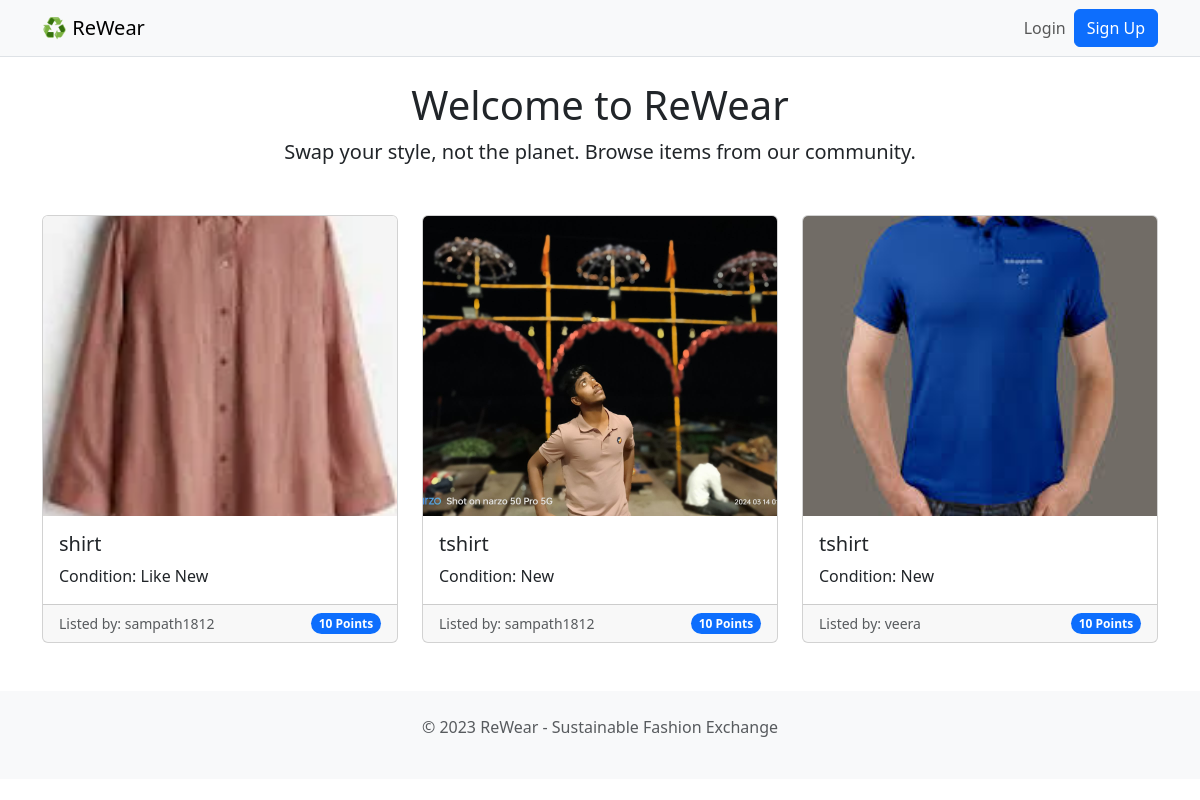
The page / on the database its author committed.
### core/models.py (models this page shows, shortened)
class ClothingItem(models.Model):
    CATEGORY_CHOICES = (
        ('Tops', 'Tops'),
        ('Bottoms', 'Bottoms'),
        ('Dresses', 'Dresses'),
        ('Outerwear', 'Outerwear'),
        ('Accessories', 'Accessories'),
    )
    CONDITION_CHOICES = (
        ('New', 'New with Tags'),
        ('Like New', 'Like New'),
        ('Good', 'Good'),
        ('Fair', 'Fair'),
    )
    STATUS_CHOICES = (
        ('available', 'Available'),
        ('swapped', 'Swapped'),
        ('sold', 'Sold'),
    )
    owner = models.ForeignKey(User, on_delete=models.CASCADE, related_name='items') # Link to the user who owns it
    title = models.CharField(max_length=200) # The item's title, e.g., "Vintage Denim Jacket"
    description = models.TextField() # A longer description
    image = models.ImageField(upload_to='clothing_images/') # The item's photo
    category = models.CharField(max_length=50, choices=CATEGORY_CHOICES) # Dropdown for category
    size = models.CharField(max_length=20) # e.g., "M", "UK 10", "32W"
    condition = models.CharField(max_length=50, choices=CONDITION_CHOICES) # Dropdown for condition
    points_value = models.IntegerField(default=10) # How many points this item is worth
    price = models.DecimalField(max_digits=7, decimal_places=2, null=True, blank=True)
    status = models.CharField(max_length=20, choices=STATUS_CHOICES, default='available') # Is it available or swapped?
    is_approved = models.BooleanField(default=False) # Admin must approve items before they go live
    created_at = models.DateTimeField(auto_now_add=True) # Automatically set the creation date

class User(AbstractUser):
    points = models.IntegerField(default=50) # Users start with 50 points

### core/views.py (the view)
# urls.py: path('', views.home_view, name='home'),
def home_view(request):
    items = ClothingItem.objects.filter(is_approved=True, status='available')
    context = {'items': items}
    return render(request, 'core/home.html', context)

### core/templates/core/home.html (shortened to what this page needs)
{% extends 'core/base.html' %}
{% block content %}
<div class="text-center mb-5">
    <h1>Welcome to ReWear</h1>
    <p class="lead">Swap your style, not the planet. Browse items from our community.</p>
</div>
<div class="row">
    {% for item in items %}
    <div class="col-md-4 mb-4">
        <a href="{% url 'core:item_detail' item.pk %}" class="text-decoration-none text-dark">
            <div class="card h-100">
                {% if item.image %}
                    <img src="{{ item.image.url }}" class="card-img-top" alt="{{ item.title }}" style="height: 300px; object-fit: cover;">
                {% endif %}
                <div class="card-body">
                    <h5 class="card-title">{{ item.title }}</h5>
                    <p class="card-text">Condition: {{ item.condition }}</p>
                </div>
                <div class="card-footer d-flex justify-content-between align-items-center">
                    <small class="text-muted">Listed by: {{ item.owner.username }}</small>
                    <span class="badge bg-primary rounded-pill">{{ item.points_value }} Points</span>
                </div>
            </div>
        </a>
    </div>
    {% empty %}
        <div class="col">
            <p class="text-center">No items have been listed yet. Be the first!</p>
        </div>
    {% endfor %}
</div>
{% endblock %}

### core/templates/core/base.html (shortened to what this page needs)
<!doctype html>
<html lang="en">
<head>
    <link href="https://cdn.jsdelivr.net/npm/bootstrap@5.3.2/dist/css/bootstrap.min.css" rel="stylesheet">
</head>
<body>
    <nav class="navbar navbar-expand-lg navbar-light bg-light mb-4 border-bottom">
        <div class="container">
            <a class="navbar-brand" href="{% url 'core:home' %}">♻️ ReWear</a>
            <div class="collapse navbar-collapse" id="navbarNav">
                <ul class="navbar-nav ms-auto mb-2 mb-lg-0 align-items-center">
                    {% if user.is_authenticated %}
                        <li class="nav-item">
                            <span class="navbar-text me-3">
                                Welcome, {{ user.username }} ({{ user.points }} Points)
                            </span>
                        </li>
                        <li class="nav-item">
                            <a class="nav-link" href="{% url 'core:dashboard' %}">Dashboard</a>
                        </li>
                        <li class="nav-item">
                            <a class="btn btn-sm btn-outline-danger" href="{% url 'logout' %}">Logout</a>
                        </li>
                        <li class="nav-item ms-2">
                            <a class="btn btn-success" href="{% url 'core:add_item' %}">+ List an Item</a>
                        </li>
                    {% else %}
                        <li class="nav-item">
                            <a class="nav-link" href="{% url 'login' %}">Login</a>
                        </li>
                        <li class="nav-item">
                            <a class="btn btn-primary" href="{% url 'core:signup' %}">Sign Up</a>
                        </li>
                    {% endif %}
                </ul>
            </div>
        </div>
    </nav>
    <main class="container">
        {% block content %}{% endblock %}
    </main>
    <footer class="text-center text-muted py-4 mt-4 bg-light">
        <p>© 2023 ReWear - Sustainable Fashion Exchange</p>
    </footer>
</body>
</html>

### rows shown on the page
ClothingItem: image (picture), title "shirt", condition "Like New", owner.username "sampath1812", points_value "10"
ClothingItem: image (picture), title "tshirt", condition "New", owner.username "sampath1812", points_value "10"
ClothingItem: image (picture), title "tshirt", condition "New", owner.username "veera", points_value "10"
